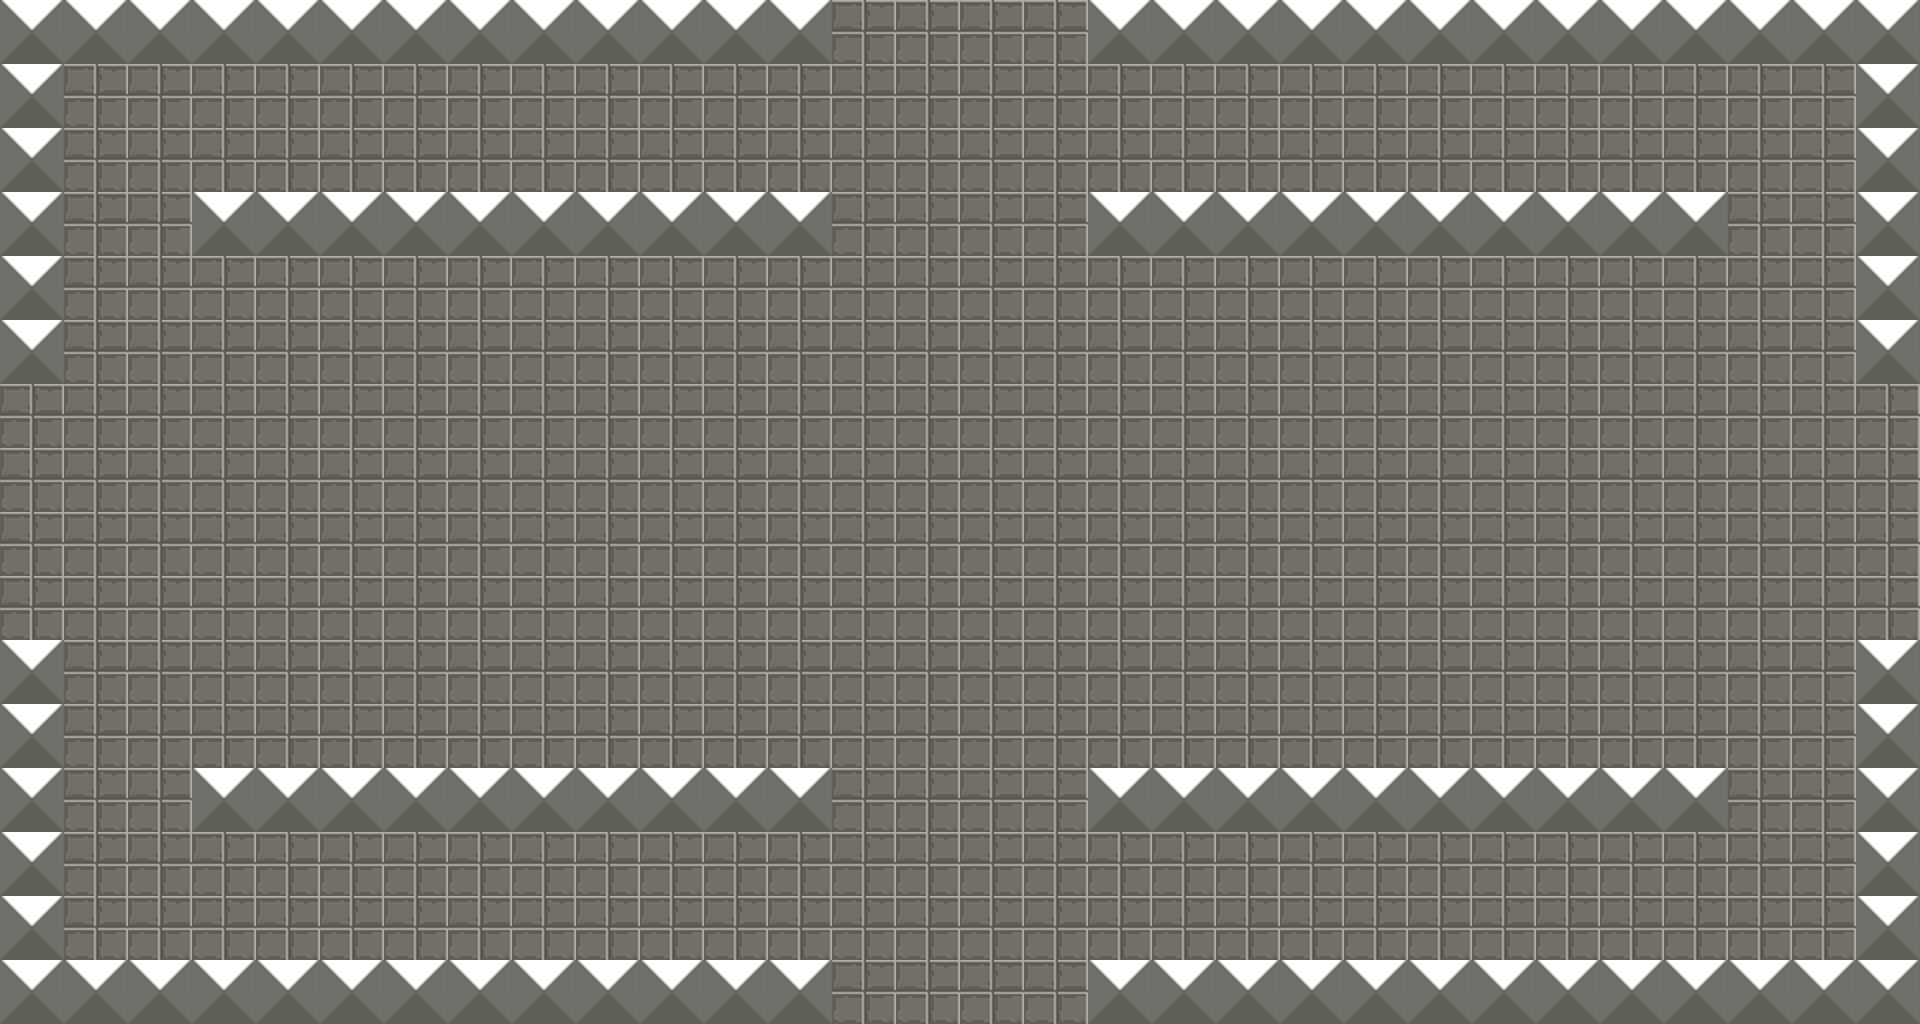

Rendered tile map (Tiled .tmx) drawn with the repository's tilesets; below, a short description and the map source with its tile grids summarised:
An orthogonal 30x16 tile map with 64x64 px tiles, 2 tile layers (Floor, Walls), 5 hidden layers not drawn and 24 objects.

<map version="1.10" tiledversion="1.10.2" orientation="orthogonal" renderorder="right-down" width="30" height="16" tilewidth="64" tileheight="64" infinite="0" nextlayerid="22" nextobjectid="611">
 <editorsettings>
  <export target="test_map3.lua" format="lua" />
 </editorsettings>
 <tileset firstgid="1" name="shitty_tileset" tilewidth="64" tileheight="64" tilecount="4" columns="4">
  <image source="../sprites/tilesets/shitty_tileset.png" width="256" height="64" />
 </tileset>
 <layer id="1" name="Floor" width="30" height="16">
  <data>[480 cells, 480 non-empty, 1 distinct tile ids]</data>
 </layer>
 <layer id="2" name="Walls" width="30" height="16">
  <data>[480 cells, 112 non-empty, 1 distinct tile ids]</data>
 </layer>
 <objectgroup id="3" name="Collisions" visible="0">
  <object id="593" x="0" y="960" width="832" height="64" />
  <object id="594" x="0" y="640" width="64" height="320" />
  <object id="595" x="0" y="0" width="64" height="384" />
  <object id="596" x="64" y="0" width="768" height="64" />
  <object id="598" x="1088" y="0" width="768" height="64" />
  <object id="599" x="1856" y="0" width="64" height="384" />
  <object id="600" x="1856" y="640" width="64" height="320" />
  <object id="601" x="1088" y="960" width="832" height="64" />
  <object id="603" x="192" y="768" width="640" height="64" />
  <object id="604" x="1088" y="768" width="640" height="64" />
  <object id="605" x="1088" y="192" width="640" height="64" />
  <object id="606" x="192" y="192" width="640" height="64" />
 </objectgroup>
 <objectgroup id="4" name="Left Exit" visible="0">
  <object id="37" x="0" y="384" width="17.1712" height="254.769" />
 </objectgroup>
 <objectgroup id="5" name="Right Exit" visible="0">
  <object id="39" x="1907.72" y="384" width="12.2774" height="256.487" />
 </objectgroup>
 <objectgroup id="6" name="Top Exit" visible="0">
  <object id="40" x="832" y="0" width="251.504" height="15.4541" />
 </objectgroup>
 <objectgroup id="7" name="Bottom Exit" visible="0">
  <object id="41" x="832" y="1009.67" width="256.655" height="14.3322" />
 </objectgroup>
 <objectgroup id="9" name="Left Enter" visible="0">
  <object id="44" x="128.784" y="513.419">
   <point />
  </object>
 </objectgroup>
 <objectgroup id="10" name="Right Enter" visible="0">
  <object id="45" x="1790.96" y="513.419">
   <point />
  </object>
 </objectgroup>
 <objectgroup id="11" name="Top Enter" visible="0">
  <object id="46" x="956.437" y="161.409">
   <point />
  </object>
 </objectgroup>
 <objectgroup id="12" name="Bottom Enter" visible="0">
  <object id="47" x="958.154" y="834.521">
   <point />
  </object>
 </objectgroup>
 <objectgroup id="13" name="Top Blocked" visible="0">
  <object id="48" x="832" y="0" width="256" height="64" />
 </objectgroup>
 <layer id="17" name="Closed Top" width="30" height="16" visible="0">
  <data>[480 cells, 4 non-empty, 1 distinct tile ids]</data>
 </layer>
 <layer id="18" name="Closed Bottom" width="30" height="16" visible="0">
  <data>[480 cells, 4 non-empty, 1 distinct tile ids]</data>
 </layer>
 <layer id="19" name="Closed Left" width="30" height="16" visible="0">
  <data>[480 cells, 4 non-empty, 1 distinct tile ids]</data>
 </layer>
 <layer id="20" name="Closed Right" width="30" height="16" visible="0">
  <data>[480 cells, 4 non-empty, 1 distinct tile ids]</data>
 </layer>
 <objectgroup id="14" name="Left Blocked" visible="0">
  <object id="49" x="0" y="384" width="64" height="256" />
 </objectgroup>
 <layer id="21" name="PathFinding" width="30" height="16" visible="0">
  <data>[480 cells, 480 non-empty, 2 distinct tile ids]</data>
 </layer>
 <objectgroup id="15" name="Right Blocked" visible="0">
  <object id="50" x="1856" y="384" width="64" height="256" />
 </objectgroup>
 <objectgroup id="16" name="Bottom Blocked" visible="0">
  <object id="51" x="832" y="960" width="256" height="64" />
 </objectgroup>
</map>
